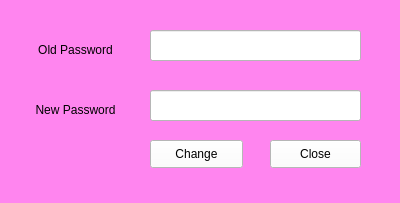
<?xml version="1.0" encoding="UTF-8"?>
<ui version="4.0">
 <class>MainWindow</class>
 <widget class="QMainWindow" name="MainWindow">
  <property name="geometry">
   <rect>
    <x>0</x>
    <y>0</y>
    <width>400</width>
    <height>203</height>
   </rect>
  </property>
  <property name="windowTitle">
   <string>MainWindow</string>
  </property>
  <property name="styleSheet">
   <string notr="true">background-color: rgb(255, 133, 239);</string>
  </property>
  <widget class="QWidget" name="centralwidget">
   <widget class="QLabel" name="label">
    <property name="geometry">
     <rect>
      <x>20</x>
      <y>40</y>
      <width>111</width>
      <height>20</height>
     </rect>
    </property>
    <property name="minimumSize">
     <size>
      <width>100</width>
      <height>0</height>
     </size>
    </property>
    <property name="styleSheet">
     <string notr="true">font: 10pt &quot;MS Shell Dlg 2&quot;;</string>
    </property>
    <property name="text">
     <string>Old Password</string>
    </property>
    <property name="alignment">
     <set>Qt::AlignCenter</set>
    </property>
   </widget>
   <widget class="QLabel" name="label_2">
    <property name="geometry">
     <rect>
      <x>20</x>
      <y>100</y>
      <width>111</width>
      <height>20</height>
     </rect>
    </property>
    <property name="minimumSize">
     <size>
      <width>100</width>
      <height>0</height>
     </size>
    </property>
    <property name="styleSheet">
     <string notr="true">font: 10pt &quot;MS Shell Dlg 2&quot;;</string>
    </property>
    <property name="text">
     <string>New Password</string>
    </property>
    <property name="alignment">
     <set>Qt::AlignCenter</set>
    </property>
   </widget>
   <widget class="QLineEdit" name="txtOldpassword">
    <property name="geometry">
     <rect>
      <x>150</x>
      <y>30</y>
      <width>211</width>
      <height>31</height>
     </rect>
    </property>
    <property name="styleSheet">
     <string notr="true">background-color: rgb(255, 255, 255);</string>
    </property>
   </widget>
   <widget class="QLineEdit" name="txtNewpassword">
    <property name="geometry">
     <rect>
      <x>150</x>
      <y>90</y>
      <width>211</width>
      <height>31</height>
     </rect>
    </property>
    <property name="styleSheet">
     <string notr="true">background-color: rgb(255, 255, 255);</string>
    </property>
   </widget>
   <widget class="QPushButton" name="btnChange">
    <property name="geometry">
     <rect>
      <x>150</x>
      <y>140</y>
      <width>93</width>
      <height>28</height>
     </rect>
    </property>
    <property name="styleSheet">
     <string notr="true">font: 10pt &quot;MS Shell Dlg 2&quot;;
background-color: rgb(255, 255, 255);</string>
    </property>
    <property name="text">
     <string>Change</string>
    </property>
   </widget>
   <widget class="QPushButton" name="pushButton_2">
    <property name="geometry">
     <rect>
      <x>270</x>
      <y>140</y>
      <width>91</width>
      <height>28</height>
     </rect>
    </property>
    <property name="styleSheet">
     <string notr="true">font: 10pt &quot;MS Shell Dlg 2&quot;;
background-color: rgb(255, 255, 255);</string>
    </property>
    <property name="text">
     <string>Close</string>
    </property>
   </widget>
  </widget>
 </widget>
 <resources/>
 <connections>
  <connection>
   <sender>pushButton_2</sender>
   <signal>clicked()</signal>
   <receiver>MainWindow</receiver>
   <slot>close()</slot>
   <hints>
    <hint type="sourcelabel">
     <x>356</x>
     <y>149</y>
    </hint>
    <hint type="destinationlabel">
     <x>419</x>
     <y>150</y>
    </hint>
   </hints>
  </connection>
 </connections>
</ui>
